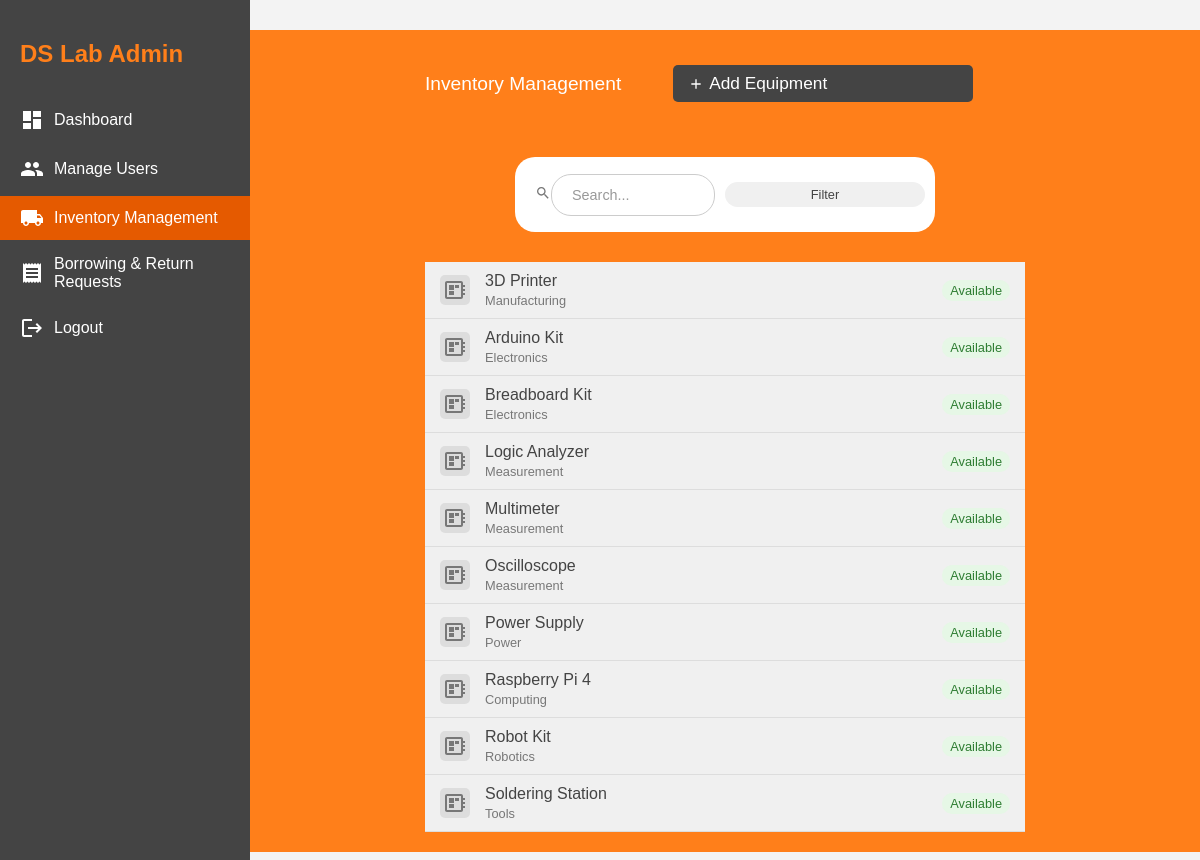
The page /inventory.php (signed in) on the database its author committed.
### tables this page shows
CREATE TABLE `equipment` (
  `id` int(11) NOT NULL,
  `name` varchar(255) NOT NULL,
  `description` text DEFAULT NULL,
  `quantity_available` int(11) NOT NULL DEFAULT 1,
  `category` varchar(100) DEFAULT NULL,
  `status` enum('Available','Partially Available','Not Available') DEFAULT 'Available',
  `image_url` varchar(255) DEFAULT NULL,
  `created_at` timestamp NOT NULL DEFAULT current_timestamp(),
  `updated_at` timestamp NOT NULL DEFAULT current_timestamp() ON UPDATE current_timestamp()
);

### inventory.php (the view, shortened to what this page needs)
<?php
include 'db.php';
$is_admin = isset($_SESSION['admin_id']) && isset($_SESSION['is_admin']);
$permissions = [];
if ($is_admin) {
    $admin_id = $_SESSION['admin_id'];
    $perm_stmt = $conn->prepare("SELECT * FROM admin_permissions WHERE admin_id = ?");
    $perm_stmt->bind_param("i", $admin_id);
    $perm_stmt->execute();
    $perm_result = $perm_stmt->get_result();
    $permissions = $perm_result->fetch_assoc();
}
$search = isset($_GET['search']) ? $_GET['search'] : '';
$query = "SELECT * FROM equipment WHERE 1=1";
$query .= " ORDER BY name ASC";
$stmt = $conn->prepare($query);
$stmt->execute();
$result = $stmt->get_result();
$equipment_list = [];
while ($row = $result->fetch_assoc()) {
    $equipment_list[] = $row;
}
?>
<!DOCTYPE html>
<html lang="en">
<head>
    <link rel="stylesheet" href="style.css">
    <link rel="stylesheet" href="sidenav.css">
</head>
<body class="<?php echo $is_admin ? 'admin-view' : ''; ?>">
    <?php if ($is_admin): ?>
    <div class="admin-sidenav" id="adminSideNav">
        <h2>DS Lab Admin</h2>
        <ul>
            <li><a href="admin-dashboard.php">
                <span class="icon">
                    <svg xmlns="http://www.w3.org/2000/svg" width="24" height="24" viewBox="0 0 24 24" fill="currentColor">
                        <path d="M3 13h8V3H3v10zm0 8h8v-6H3v6zm10 0h8V11h-8v10zm0-18v6h8V3h-8z"/>
                    </svg>
                </span>
                Dashboard
            </a></li>
            <?php if (isset($permissions['can_manage_users']) && $permissions['can_manage_users']): ?>
            <li><a href="admin-user-management.php">
                <span class="icon">
                </span>
                Manage Users
            </a></li>
            <?php endif; ?>
            <?php if (isset($permissions['can_manage_inventory']) && $permissions['can_manage_inventory']): ?>
            <li><a href="inventory.php" class="active">
                <span class="icon">
                </span>
                Inventory Management
            </a></li>
            <?php endif; ?>
            <li><a href="borrowing.php">
                <span class="icon">
                </span>
                Borrowing & Return Requests
            </a></li>
            <li><a href="admin-logout.php">
                <span class="icon">
                    <svg xmlns="http://www.w3.org/2000/svg" width="24" height="24" viewBox="0 0 24 24" fill="currentColor">
                        <path d="M17 7l-1.41 1.41L18.17 11H8v2h10.17l-2.58 2.58L17 17l5-5zM4 5h8V3H4c-1.1 0-2 .9-2 2v14c0 1.1.9 2 2 2h8v-2H4V5z"/>
                    </svg>
                </span>
                Logout
            </a></li>
        </ul>
    </div>
    <?php else: ?>
    <?php include 'nav_template.php'; ?>
    <?php endif; ?>
    <div class="inventory-container">
        <div class="inventory-header">
            <span>Inventory Management</span>
            <?php if ($is_admin): ?>
            <button class="add-equipment-btn" id="addEquipmentBtn">
                <svg xmlns="http://www.w3.org/2000/svg" width="16" height="16" viewBox="0 0 24 24" fill="currentColor">
                    <path d="M19 13h-6v6h-2v-6H5v-2h6V5h2v6h6v2z"/>
                </svg>
                Add Equipment
            </button>
            <?php endif; ?>
        </div>
        <div class="inventory-content">
            <form class="search-container" method="GET" action="inventory.php">
                <span class="icon">
                </span>
                <input type="text" name="search" class="search-input" placeholder="Search..." value="<?php echo htmlspecialchars($search); ?>">
                <button type="submit" class="filter-btn">Filter</button>
            </form>
            <div class="content-card">
                <div class="equipment-list">
                <?php if (empty($equipment_list)): ?>
                <div class="empty-state">
                    <p>No equipment found. <?php echo $is_admin ? 'Add some equipment to get started.' : 'Please try a different search.' ?></p>
                </div>
                <?php else: ?>
                <?php foreach ($equipment_list as $equipment): ?>
                <a href="equipment-detail.php?id=<?php echo $equipment['id']; ?>" class="equipment-item" data-id="<?php echo $equipment['id']; ?>" style="text-decoration: none; color: inherit;">
                    <div class="equipment-icon">
                        <svg xmlns="http://www.w3.org/2000/svg" width="24" height="24" viewBox="0 0 24 24" fill="#777">
                            <path d="M22 9V7h-2V5c0-1.1-.9-2-2-2H4c-1.1 0-2 .9-2 2v14c0 1.1.9 2 2 2h14c1.1 0 2-.9 2-2v-2h2v-2h-2v-2h2v-2h-2V9h2zm-4 10H4V5h14v14zM6 13h5v4H6zm6-6h4v3h-4zm-6 0h5v5H6z"/>
                        </svg>
                    </div>
                    <div class="equipment-details">
                        <div class="equipment-name"><?php echo htmlspecialchars($equipment['name']); ?></div>
                        <div class="equipment-category"><?php echo htmlspecialchars($equipment['category']); ?></div>
                    </div>
                    <?php
                    $status_class = '';
                    if ($equipment['status'] == 'Available') {
                        $status_class = 'status-available';
                    } elseif ($equipment['status'] == 'Partially Available') {
                        $status_class = 'status-partial';
                    } else {
                        $status_class = 'status-unavailable';
                    }
                    ?>
                    <div class="equipment-status <?php echo $status_class; ?>">
                        <?php echo htmlspecialchars($equipment['status']); ?>
                    </div>
                </a>
                <?php endforeach; ?>
                <?php endif; ?>
                </div>
            </div>
        </div>
    </div>
</body>
</html>

### style.css (style rules this page uses)
body { font-family: Arial, Helvetica, sans-serif; margin: 0; padding: 0; min-height: 100vh; background: #f3f3f3; overflow-x: hidden; display: flex; flex-direction: column; align-items: center; justify-content: center; height: 100vh; }
form { display: block; width: 100%; max-width: fit-content; padding: 30px; border-radius: 10px; }
input[type="email"], input[type="password"], input[type="text"] { width: 100%; padding: 12px 20px; margin: 8px 0; display: block; border: 1px solid #ccc; box-sizing: border-box; border-radius: 20px; }
button { background-color: orange; color: white; padding: 14px 20px; margin: 20px auto; border-radius: 20px; cursor: pointer; width: 50%; display: block; }

### inventory.php (style rules this page uses)
.inventory-container { background-color: #ff7f1a; width: 100%; height: calc(100vh - 60px); overflow: hidden; display: flex; flex-direction: column; }
.admin-view .inventory-container { margin-left: 0; width: calc(100% - 250px); margin-left: 250px; }
.inventory-header { color: white; padding: 15px 20px; font-size: 1.2em; font-weight: 500; display: flex; justify-content: space-between; align-items: center; width: 100%; max-width: 600px; margin: 0 auto; }
.inventory-content { flex: 1; padding: 20px; overflow-y: auto; display: flex; flex-direction: column; align-items: center; }
.content-card { background: #f0f0f0; border-radius: 0; padding: 0; margin-top: 15px; width: 100%; max-width: 600px; overflow-y: auto; max-height: calc(100vh - 180px); }
.search-container { margin-bottom: 15px; position: relative; display: flex; align-items: center; background-color: white; border-radius: 20px; padding: 5px 10px; width: 100%; max-width: 400px; }
.search-container .icon { margin-left: 10px; color: #777; }
.search-input { flex: 1; padding: 8px 10px; border: none; border-radius: 20px; font-size: 0.9em; background-color: transparent; outline: none; }
.search-input::placeholder { color: #999; }
.filter-btn { background-color: #f0f0f0; border: none; color: #444; padding: 5px 10px; border-radius: 15px; margin-left: 10px; font-size: 0.8em; cursor: pointer; }
.equipment-list { display: flex; flex-direction: column; gap: 0; width: 100%; }
.equipment-item { display: flex; align-items: center; padding: 10px 15px; border-radius: 0; background-color: #f0f0f0; border-bottom: 1px solid #ddd; cursor: pointer; transition: background-color 0.2s; }
.equipment-icon { width: 30px; height: 30px; background-color: #ddd; border-radius: 5px; display: flex; align-items: center; justify-content: center; margin-right: 15px; }
.equipment-details { flex: 1; }
.equipment-name { font-weight: 500; margin-bottom: 3px; color: #444; }
.equipment-category { font-size: 0.8em; color: #777; }
.equipment-status { font-size: 0.8em; padding: 3px 8px; border-radius: 10px; margin-left: 10px; }
.status-available { background-color: #e6f7e6; color: #2e7d32; }
.add-equipment-btn { background-color: #444; color: white; border: none; padding: 8px 15px; border-radius: 5px; cursor: pointer; font-size: 0.9em; display: flex; align-items: center; gap: 5px; }
.admin-sidenav { width: 250px; background-color: #444; color: white; padding-top: 20px; position: fixed; height: 100%; z-index: 1; transition: all 0.3s; left: 0; top: 0; }
.admin-sidenav h2 { color: #ff7f1a; padding: 0 20px; margin-bottom: 30px; }
.admin-sidenav ul { list-style: none; padding: 0; }
.admin-sidenav li { margin-bottom: 5px; }
.admin-sidenav a { display: flex; align-items: center; padding: 10px 20px; color: white; text-decoration: none; transition: background-color 0.3s; }
.admin-sidenav a:hover, .admin-sidenav a.active { background-color: #e55a00; }
.admin-sidenav .icon { margin-right: 10px; display: inline-flex; }

### rows shown on the page
equipment: name "3D Printer", category "Manufacturing", status "Available"
equipment: name "Arduino Kit", category "Electronics", status "Available"
equipment: name "Breadboard Kit", category "Electronics", status "Available"
equipment: name "Logic Analyzer", category "Measurement", status "Available"
equipment: name "Multimeter", category "Measurement", status "Available"
equipment: name "Oscilloscope", category "Measurement", status "Available"
equipment: name "Power Supply", category "Power", status "Available"
equipment: name "Raspberry Pi 4", category "Computing", status "Available"
equipment: name "Robot Kit", category "Robotics", status "Available"
equipment: name "Soldering Station", category "Tools", status "Available"
